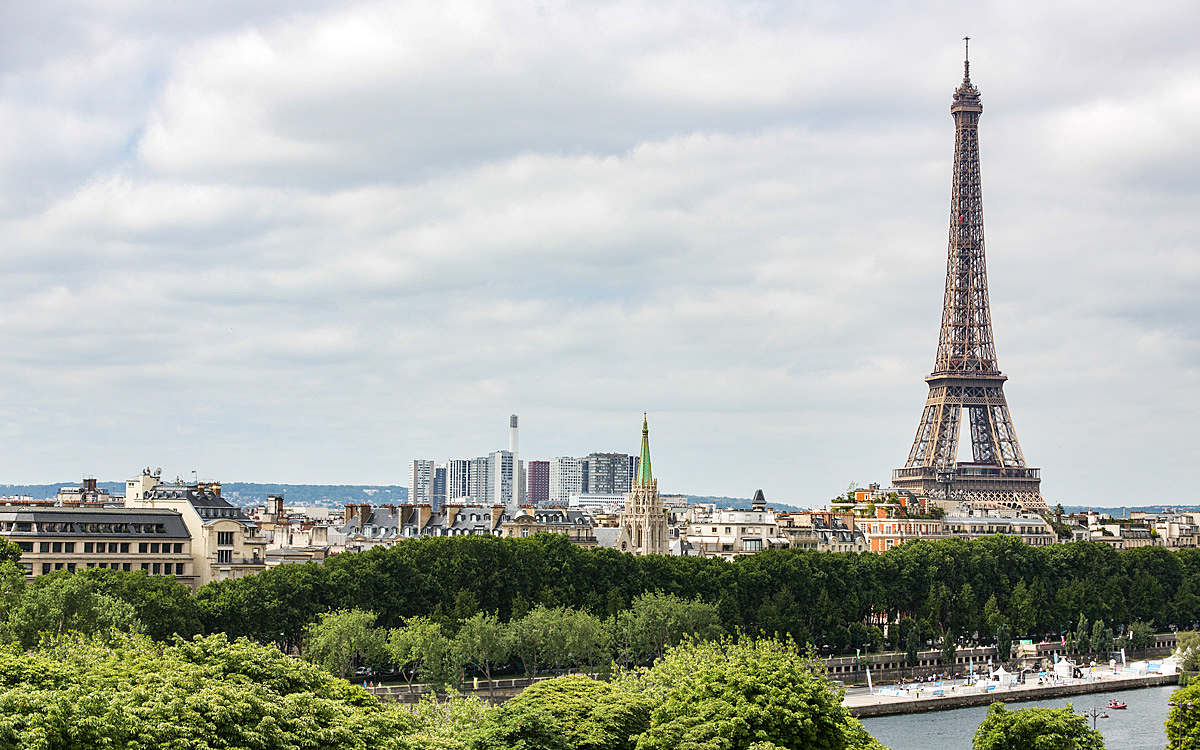
#> input picture Send_in_git/images/ville_1.jpg, 1200 x 750 px; its folder holds only this picture in this run
$ python -i tk.py   (imports and definitions only)
#> lines starting #> are read from the running program, lines starting #| are printed output that depends on the picture; after the words box and inside, x2 and y2 are one past the last pixel; in counts of white or black regions, pixels touching at a corner belong together
import cv2
import svgwrite
import tkinter as tk
from tkinter import filedialog

window = 0
canvas = 0

xList = []
yList = []

color = 'black'


# [11 lines left out: functions onClick, onMove, not called in this run]


def charger_et_traiter_image():
    # Ouvrir une boîte de dialogue pour sélectionner un fichier image
    fichier_image = filedialog.askopenfilename()
#> the answer given: images/ville_1.jpg

    if fichier_image:
        # Lire l'image depuis le fichier sélectionné
        img = cv2.imread(fichier_image)
#> img is the input picture: shape (750, 1200, 3); mean B, G, R 169.4, 178.2, 174

        # Conversion de l'image en niveaux de gris
        gray = cv2.cvtColor(img, cv2.COLOR_BGR2GRAY)
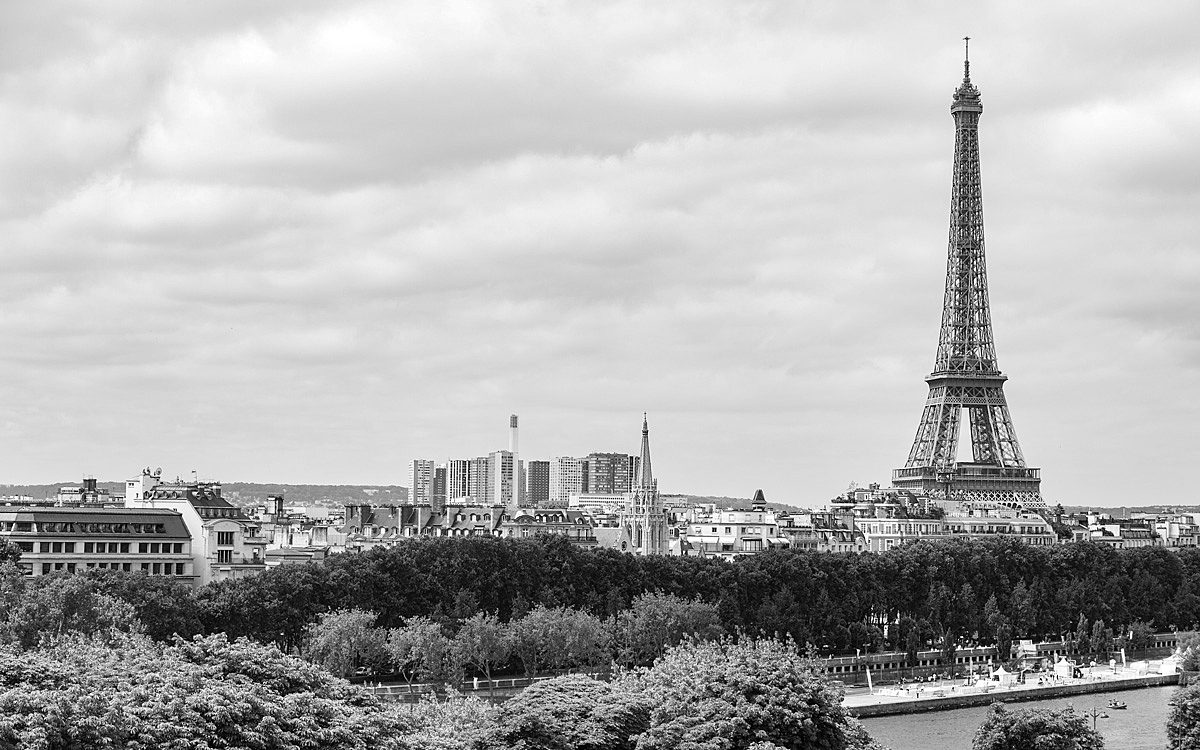
#> gray: shape (750, 1200); min 0, max 255, mean 176

        # Définition du seuil de l'image en niveaux de gris
        _, threshold = cv2.threshold(gray, 127, 255, cv2.THRESH_BINARY)
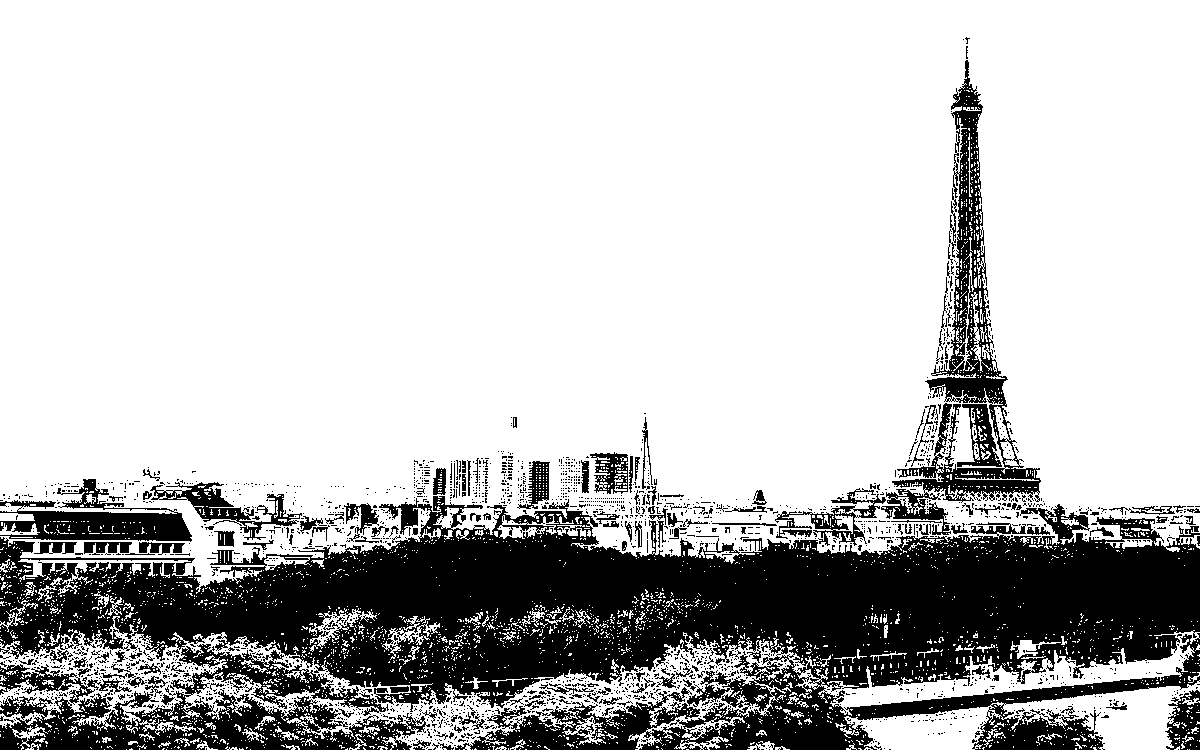
#> threshold: shape (750, 1200); 75.5% white; 2253 black regions (2090 under 20 px)

        # Utilisation de la fonction findContours pour détecter les contours
        contours, _ = cv2.findContours(threshold, cv2.RETR_TREE, cv2.CHAIN_APPROX_SIMPLE)
#> contours = 7252 contours, 6807 with area under 20; largest, box (x1, y1, x2, y2) and area: (0, 0, 1200, 594) 642716, (0, 616, 1200, 750) 45488, (891, 59, 1042, 503) 13663, (844, 680, 1200, 750) 10810, (170, 643, 387, 713) 4811

        # Création d'un objet SVG
#> (the run stopped early here; a loop or call above may not have finished)
